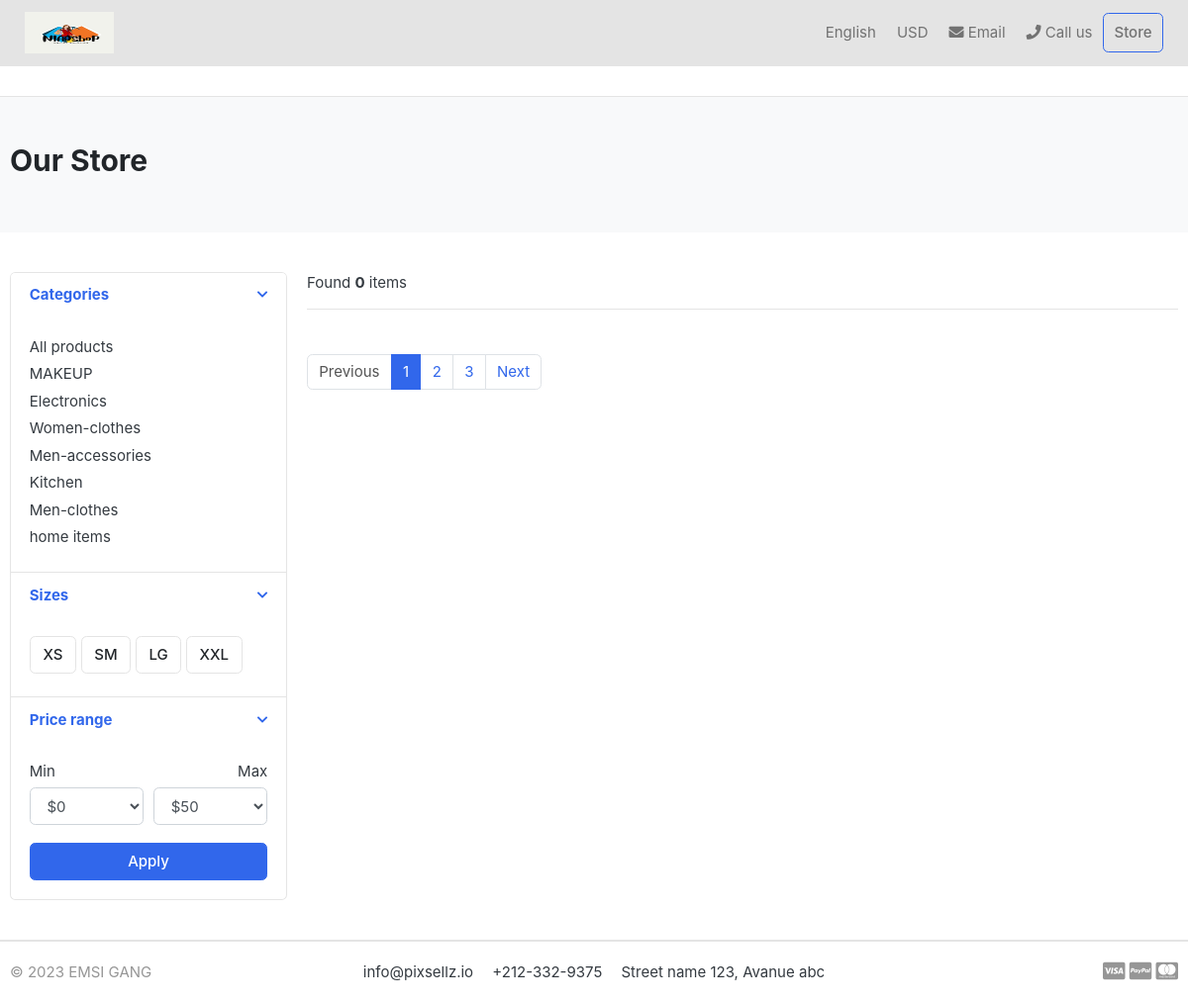
The app's page /store/makeup/ with its own data.
### category/models.py (models this page shows, shortened)
class Category(models.Model):
    category_name = models.CharField(max_length=50, unique=True)
    slug = models.CharField(max_length=100, unique=True)
    description = models.TextField(max_length=255)
    cat_image = models.ImageField(upload_to='photos/categories', blank=True)
    class Meta:
        verbose_name = 'category'
        verbose_name_plural = 'categories'
    def get_absolute_url(self):
        return reverse('products_by_category', args=[self.slug])

### store/views.py (the view)
# urls.py: path('store/', include('store.urls')),  # Use 'store/' as the path for store app
def store(request, category_slug=None):
    categories = None
    products = None
    paged_products = None  # Define it here so that it's accessible in the context
    if category_slug is not None:
        category = get_object_or_404(Category, slug=category_slug)
        products = Product.objects.filter(category=categories, is_available=True)
        product_count = products.count()
    else:
        products = Product.objects.all().filter(is_available=True)
        paginator = Paginator(products, 6)
        page = request.GET.get('page')
        paged_products = paginator.get_page(page)
        product_count = products.count()
    context = {
        'products': paged_products,
        'product_count': product_count,
        'categories': categories,
        'current_category': category if 'category' in locals() else None,
    }
    return render(request, 'store/store.html', context)

### category/context_processors.py (called while the page is built)
def menu_links(request):
    links = Category.objects.all()
    return dict(links=links)

### templates/store/store.html (shortened to what this page needs)
{% extends 'base.html' %}
{% load static %}
{% block content %}
<section class="section-pagetop bg">
    <div class="container">
        <h2 class="title-page">Our Store</h2>
    </div>
    </section>
    <section class="section-content padding-y">
        <div class="container">
        <div class="row">
            <aside class="col-md-3">
        <div class="card">
            <article class="filter-group">
                <header class="card-header">
                    <a href="#" data-toggle="collapse" data-target="#collapse_1" aria-expanded="true" class="">
                        <i class="icon-control fa fa-chevron-down"></i>
                        <h6 class="title">Categories</h6>
                    </a>
                </header>
                <div class="filter-content collapse show" id="collapse_1" style="">
                    <div class="card-body">
<ul class="list-menu">
    <li><a href="{% url 'store' %}">All products</a></li>
    {% for category in links %}
    <li><a href="{{ category.get_absolute_url }}">{{ category.category_name }}</a></li>
    {% endfor %}
</ul>
                    </div>
                </div>
            </article>
            <article class="filter-group">
                <header class="card-header">
                    <a href="#" data-toggle="collapse" data-target="#collapse_4" aria-expanded="true" class="">
                        <i class="icon-control fa fa-chevron-down"></i>
                        <h6 class="title">Sizes </h6>
                    </a>
                </header>
                <div class="filter-content collapse show" id="collapse_4" style="">
                    <div class="card-body">
                      <label class="checkbox-btn">
                        <span class="btn btn-light"> XS </span>
                      </label>
                      <label class="checkbox-btn">
                        <span class="btn btn-light"> SM </span>
                      </label>
                      <label class="checkbox-btn">
                        <span class="btn btn-light"> LG </span>
                      </label>
                      <label class="checkbox-btn">
                        <span class="btn btn-light"> XXL </span>
                      </label>
                </div>
                </div>
            </article>
            <article class="filter-group">
                <header class="card-header">
                    <a href="#" data-toggle="collapse" data-target="#collapse_3" aria-expanded="true" class="">
                        <i class="icon-control fa fa-chevron-down"></i>
                        <h6 class="title">Price range </h6>
                    </a>
                </header>
                <div class="filter-content collapse show" id="collapse_3" style="">
                    <div class="card-body">
                        <div class="form-row">
                        <div class="form-group col-md-6">
                          <label>Min</label>
                              <select class="mr-2 form-control">
                                <option value="0">$0</option>
                            </select>
                        </div>
                        <div class="form-group text-right col-md-6">
                          <label>Max</label>
                              <select class="mr-2 form-control">
                                <option value="50">$50</option>
                            </select>
                        </div>
                        </div>
                        <button class="btn btn-block btn-primary">Apply</button>
                    </div>
                </div>
            </article>
        </div>
            </aside>
            <main class="col-md-9">
        <header class="border-bottom mb-4 pb-3">
                <div class="form-inline">
                    <span class="mr-md-auto">Found <b>{{ product_count }}</b> items  </span>
                </div>
        </header>
        <nav class="mt-4" aria-label="Page navigation sample">
            <ul class="pagination">
            <li class="page-item disabled"><a class="page-link" href="#">Previous</a></li>
            <li class="page-item active"><a class="page-link" href="#">1</a></li>
            <li class="page-item"><a class="page-link" href="#">2</a></li>
            <li class="page-item"><a class="page-link" href="#">3</a></li>
            <li class="page-item"><a class="page-link" href="#">Next</a></li>
          </ul>
        </nav>
            </main>
        </div>
        </div>
        </section>
{% endblock %}

### templates/base.html (shortened to what this page needs)
{% load static %}
<!DOCTYPE HTML>
<html lang="en">
<head>
<link href="{% static 'css/bootstrap.css' %}" rel="stylesheet" type="text/css"/>
<link href="{% static 'fonts/fontawesome/css/all.min.css' %}" type="text/css" rel="stylesheet">
<link href="{% static 'css/ui.css' %}" rel="stylesheet" type="text/css"/>
<link href="{% static 'css/responsive.css' %}" rel="stylesheet" media="only screen and (max-width: 1200px)" />
</head>
<body>
    {% include 'includes/navbar.html' %}
    {% block content %}{% endblock %}
    {% include 'includes/footer.html' %}
</body>
</html>

### templates/includes/navbar.html (shortened to what this page needs)
{% load static %}
<header class="section-header">
    <nav class="navbar navbar-expand-md navbar-light bg-light border-bottom">
        <div class="container">
            <a class="navbar-brand" href="{% url 'home' %}">
                <img class="logo" src="{% static 'images/items/13.jpg' %}" alt="Logo" style="width: 90px; height: auto;">
            </a>
            <div class="collapse navbar-collapse justify-content-between" id="navbarTop4">
                <ul class="navbar-nav ml-auto">
                    <li class="nav-item">
                        <a href="#" class="nav-link">English</a>
                    </li>
                    <li class="nav-item">
                        <a href="#" class="nav-link">USD</a>
                    </li>
                    <li class="nav-item">
                        <a href="#" class="nav-link"><i class="fa fa-envelope"></i> Email</a>
                    </li>
                    <li class="nav-item">
                        <a href="#" class="nav-link"><i class="fa fa-phone"></i> Call us</a>
                    </li>
                </ul>
                <div class="navbar-nav">
                    <a href="{% url 'store' %}" class="nav-link btn btn-outline-primary">Store</a>
                </div>
            </div>
        </div>
    </nav>
    <section class="header-main border-bottom">
    </section>
</header>

### templates/includes/footer.html
<footer class="section-footer border-top">
	<div class="container">
		<section class="footer-bottom border-top row">
			<div class="col-md-2">
				<p class="text-muted"> &copy 2023 EMSI GANG </p>
			</div>
			<div class="col-md-8 text-md-center">
				<span  class="px-2">info@pixsellz.io</span>
				<span  class="px-2">+212-332-9375</span>
				<span  class="px-2">Street name 123, Avanue abc</span>
			</div>
			<div class="col-md-2 text-md-right text-muted">
				<i class="fab fa-lg fa-cc-visa"></i>
				<i class="fab fa-lg fa-cc-paypal"></i>
				<i class="fab fa-lg fa-cc-mastercard"></i>
			</div>
		</section>
	</div>
</footer>

### PFM/static/css/ui.css (style rules this page uses)
html { font-family: "Inter", sans-serif; font-size: 15px; }
.padding-y { padding-top: 40px; padding-bottom: 40px; }
article:after, .form-group:after { display: block; clear: both; content: ""; }
.bg { background-color: #f8f9fa; }
.title-page { color: #212529; }
p:last-child { margin-bottom: 0; }
.header-main { position: relative; padding-top: 1rem; padding-bottom: 1rem; }
.brand-wrap .logo, .navbar-brand .logo { margin-right: 7px; max-height: 42px; display: inline-block; }
.footer-bottom { padding-top: 20px; padding-bottom: 20px; }
.btn-light { background-color: #fff; border-color: #e4e4e4; }
[class*=list-] li:after { visibility: hidden; display: block; content: ""; overflow: hidden; height: 0; clear: both; }
.list-menu { list-style: none; margin: 0; padding-left: 0; }
.list-menu li { margin-bottom: 5px; }
.list-menu a { color: #343a40; }
.icon-control { margin-top: 5px; float: right; font-size: 80%; }
.card-header .title { margin-bottom: 0; line-height: 1.5; }
.filter-group { border-bottom: 1px solid #e4e4e4; }
.filter-group .card-header { border-bottom: 0; }
.filter-group:last-child { border-bottom: 0; }
.checkbox-btn { position: relative; }
.section-pagetop { padding: 45px 0; }

### records on screen
Category: category_name "MAKEUP"
Category: category_name "Electronics"
Category: category_name "Women-clothes"
Category: category_name "Men-accessories"
Category: category_name "Kitchen"
Category: category_name "Men-clothes"
Category: category_name "home items"

### other values on screen
{{ product_count }} "0"
